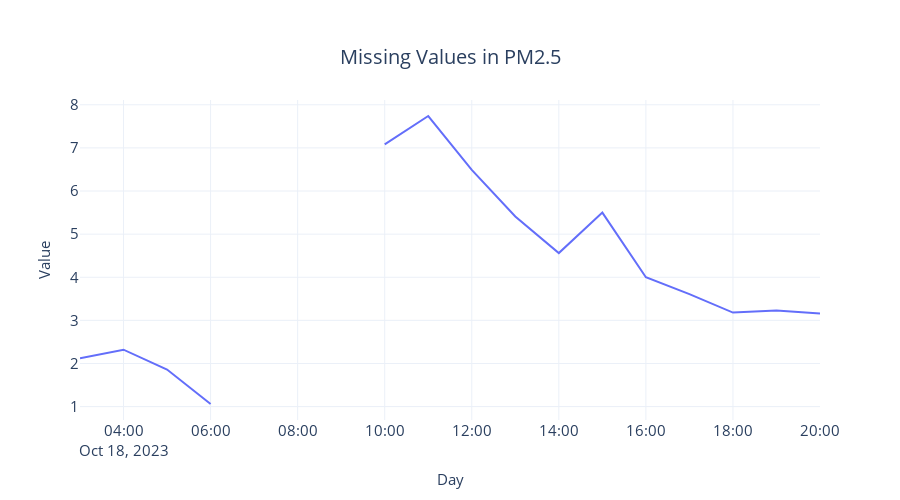

This figure's notebook cell:
### Code cell
df_2 = df.loc["2023-10-18":"2023-10-18 20:00", "pm2_5_1_hr"].to_frame()
fig = px.line(df_2, x=df_2.index, y="pm2_5_1_hr", title="Missing Values in PM2.5")
fig = format_plot(fig, ["Original"])
fig.write_image("imgs/chapter_2/missing_values.png")
fig.show()

### Figure 1 — Plotly figure (JSON) as saved in the notebook; plotly's stock layout.template omitted (floating-point values rounded to 4 significant figures)
{"data": [{"hovertemplate": "datetime=%{x}<br>pm2_5_1_hr=%{y}<extra></extra>", "legendgroup": "", "line": {"color": "#636efa", "dash": "solid"}, "marker": {"symbol": "circle"}, "mode": "lines", "name": "Original", "orientation": "v", "showlegend": false, "type": "scatter", "x": ["2023-10-18T03:00:00", "2023-10-18T04:00:00", "2023-10-18T05:00:00", "2023-10-18T06:00:00", "2023-10-18T07:00:00", "2023-10-18T08:00:00", "2023-10-18T09:00:00", "2023-10-18T10:00:00", "2023-10-18T11:00:00", "2023-10-18T12:00:00", "2023-10-18T13:00:00", "2023-10-18T14:00:00", "2023-10-18T15:00:00", "2023-10-18T16:00:00", "2023-10-18T17:00:00", "2023-10-18T18:00:00", "2023-10-18T19:00:00", "2023-10-18T20:00:00"], "xaxis": "x", "y": [2.12, 2.32, 1.86, 1.06, null, null, null, 7.08, 7.74, 6.49, 5.41, 4.56, 5.5, 4, 3.61, 3.18, 3.23, 3.16], "yaxis": "y"}], "layout": {"autosize": false, "height": 500, "legend": {"font": {"size": 15}, "orientation": "h", "title": {}, "tracegroupgap": 0, "x": 1, "xanchor": "right", "y": 0.98, "yanchor": "bottom"}, "title": {"font": {"size": 20}, "text": "Missing Values in PM2.5", "x": 0.5, "xanchor": "center", "yanchor": "top"}, "width": 900, "xaxis": {"anchor": "y", "domain": [0, 1], "tickfont": {"size": 15}, "title": {"font": {"size": 15}, "text": "Day"}}, "yaxis": {"anchor": "x", "domain": [0, 1], "tickfont": {"size": 15}, "title": {"font": {"size": 15}, "text": "Value"}}}}
